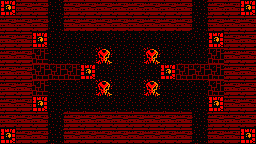

Below is a game level as drawn by its tile map, then a one-line description and the .tmx file that defines it, in full:
An orthogonal 16x9 tile map with 16x16 px tiles, 1 tile layer (Tile Layer 1).

<map version="1.10" tiledversion="1.11.2" orientation="orthogonal" renderorder="right-down" width="16" height="9" tilewidth="16" tileheight="16" infinite="0" nextlayerid="2" nextobjectid="1">
 <tileset firstgid="1" source="tileset.tsx" />
 <layer id="1" name="Tile Layer 1" width="16" height="9">
  <data encoding="csv">
1,20,20,15,20,20,20,20,20,20,20,20,15,20,20,1,
20,20,20,15,20,20,20,20,20,20,20,20,15,20,20,20,
20,20,1,15,15,15,15,15,15,15,15,15,15,1,20,20,
20,20,22,15,15,15,6,15,15,6,15,15,15,22,20,20,
20,20,22,22,22,1,15,15,15,15,1,22,22,22,20,20,
20,20,22,15,15,15,6,15,15,6,15,15,15,22,20,20,
20,20,1,15,15,15,15,15,15,15,15,15,15,1,20,20,
20,20,20,15,20,20,20,20,20,20,20,20,15,20,20,20,
1,20,20,15,20,20,20,20,20,20,20,20,15,20,20,1
</data>
 </layer>
</map>
